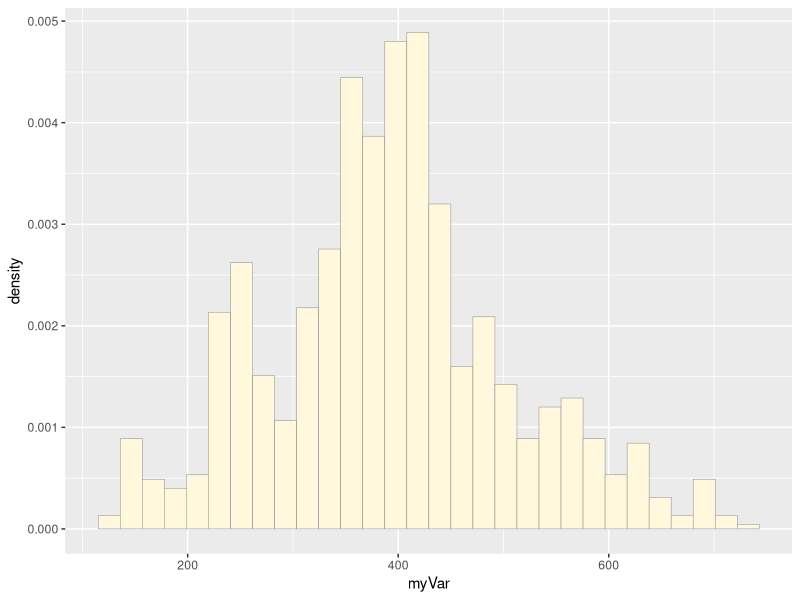
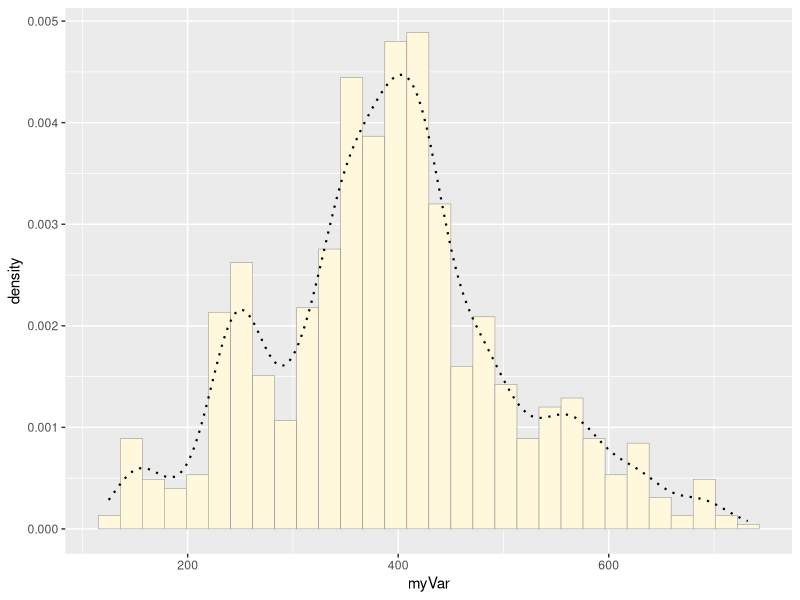
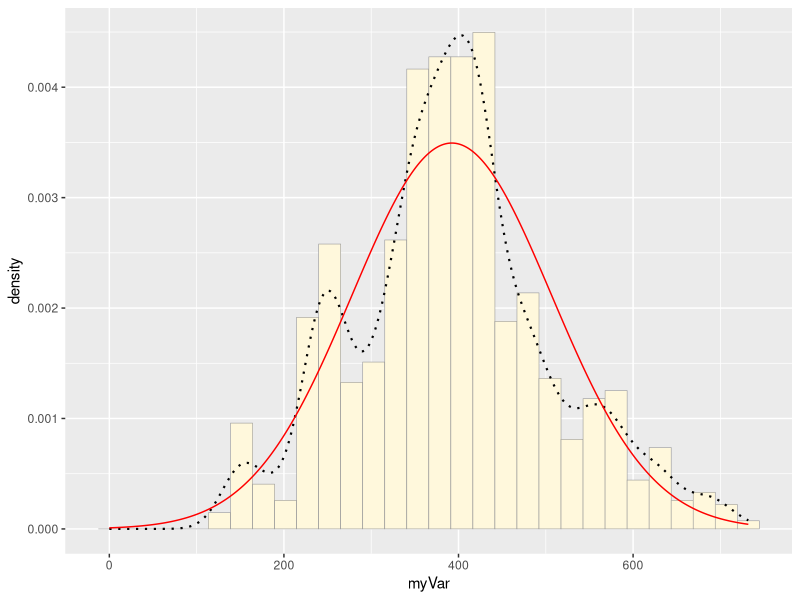
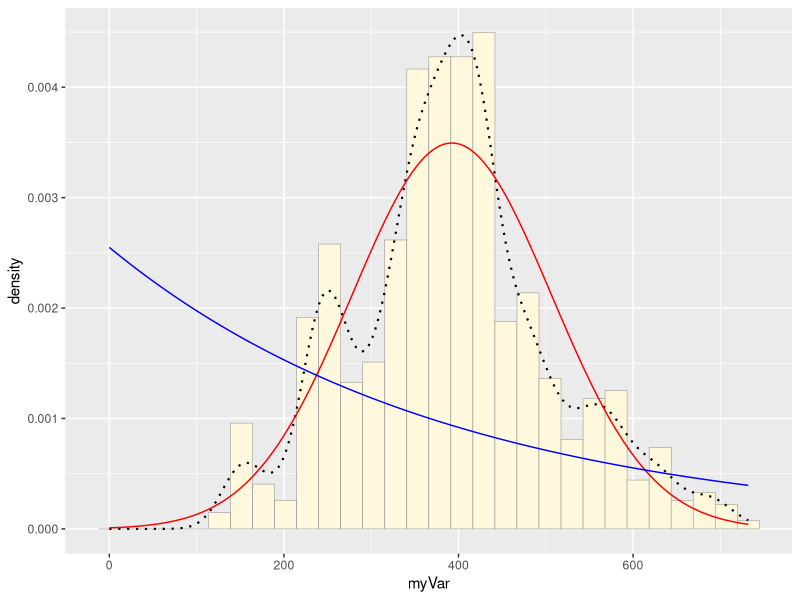
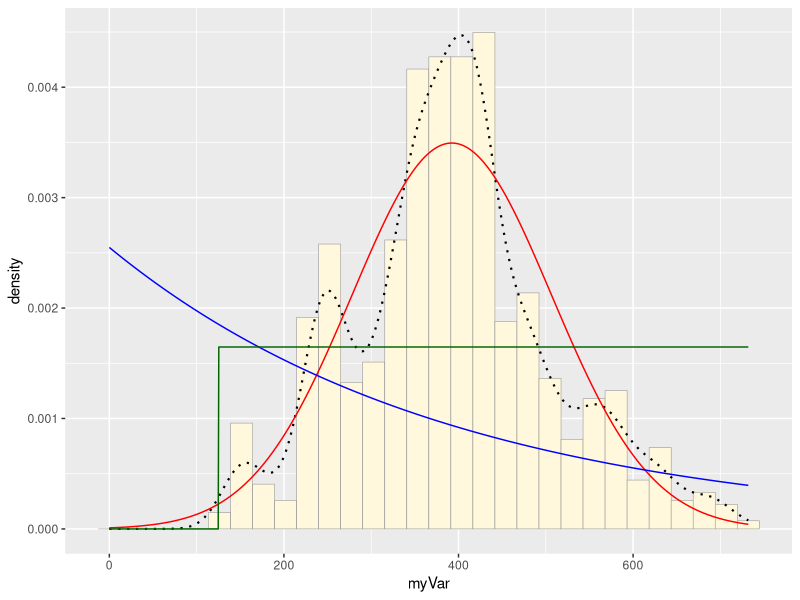
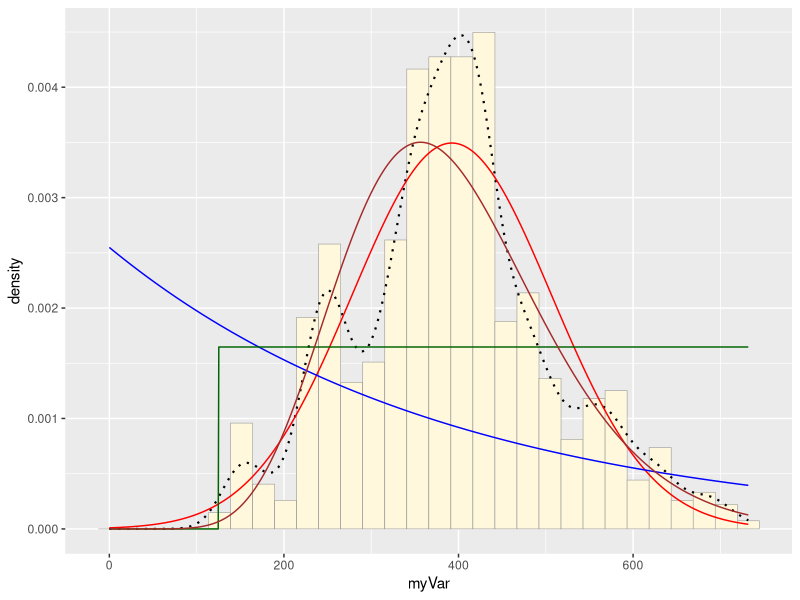
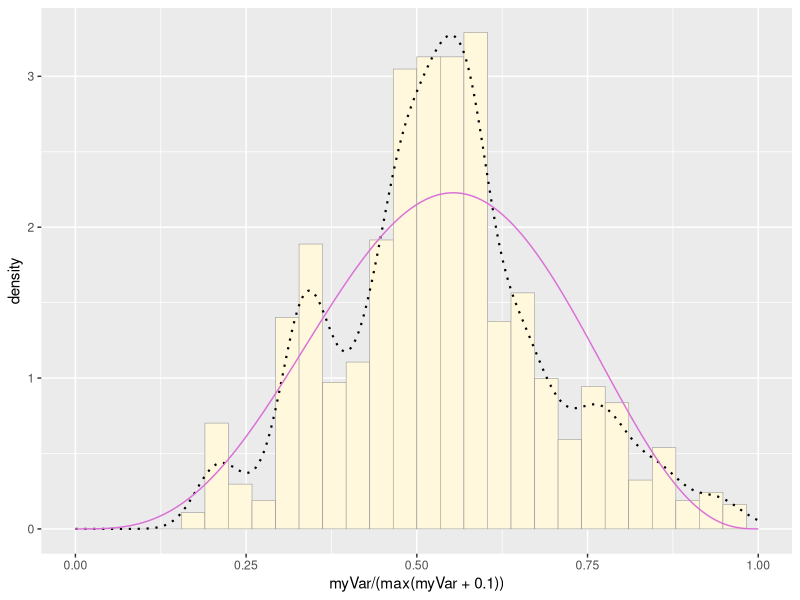
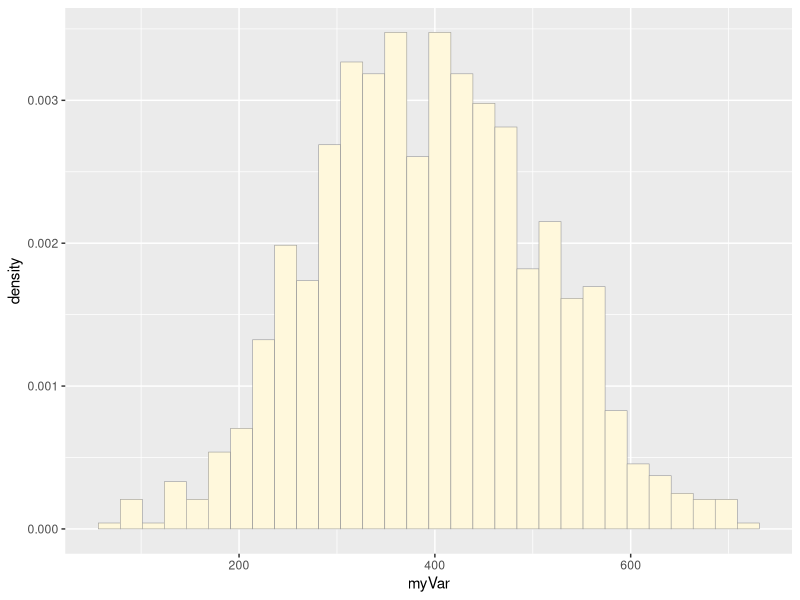

The R script that drew these images, in order:
## ---- chunk 1

library(ggplot2) # for graphics
library(MASS) # for maximum likelihood estimation

# Code chunk # 1: Read in data vector
# quick and dirty, a truncated normal distribution to work on the solution set

# z <- rnorm(n=3000,mean=0.2)
# z <- data.frame(1:3000,z)
# names(z) <- list("ID","myVar")
# z <- z[z$myVar>0,]
# str(z)
# summary(z$myVar)

## ---- chunk 2
# z <- read.table("MyDataFile.csv",header=TRUE,sep=",")
# str(z)
# summary(z)

# This is freshwater drum total length data (along with depth data where the drum were captured) that were collected from Lake Erie using a bottom trawl. 
z <- read.table("DrumLengths.csv",header=TRUE,sep=",")
str(z)
summary(z)

## ---- chunk 3
p1 <- ggplot(data=z, aes(x=myVar, y=..density..)) +
  geom_histogram(color="grey60",fill="cornsilk",size=0.2) 
print(p1)
## ---- chunk 4
p1 <-  p1 +  geom_density(linetype="dotted",size=0.75)
print(p1)
## ---- chunk 5
normPars <- fitdistr(z$myVar,"normal")
print(normPars)
str(normPars)
normPars$estimate["mean"] # note structure of getting a named attribute
## ---- chunk 6
meanML <- normPars$estimate["mean"]
sdML <- normPars$estimate["sd"]

xval <- seq(0,max(z$myVar),len=length(z$myVar))

stat <- stat_function(aes(x = xval, y = ..y..), fun = dnorm, colour="red", n = length(z$myVar), args = list(mean = meanML, sd = sdML))
p1 + stat
## ---- chunk 7
expoPars <- fitdistr(z$myVar,"exponential")
rateML <- expoPars$estimate["rate"]

stat2 <- stat_function(aes(x = xval, y = ..y..), fun = dexp, colour="blue", n = length(z$myVar), args = list(rate=rateML))
p1 + stat + stat2
## ---- chunk 8
stat3 <- stat_function(aes(x = xval, y = ..y..), fun = dunif, colour="darkgreen", n = length(z$myVar), args = list(min=min(z$myVar), max=max(z$myVar)))
p1 + stat + stat2 + stat3
## ---- chunk 9
gammaPars <- fitdistr(z$myVar,"gamma")
shapeML <- gammaPars$estimate["shape"]
rateML <- gammaPars$estimate["rate"]

stat4 <- stat_function(aes(x = xval, y = ..y..), fun = dgamma, colour="brown", n = length(z$myVar), args = list(shape=shapeML, rate=rateML))
p1 + stat + stat2 + stat3 + stat4
## ---- chunk 10
pSpecial <- ggplot(data=z, aes(x=myVar/(max(myVar + 0.1)), y=..density..)) +
  geom_histogram(color="grey60",fill="cornsilk",size=0.2) + 
  xlim(c(0,1)) +
  geom_density(size=0.75,linetype="dotted")

betaPars <- fitdistr(x=z$myVar/max(z$myVar + 0.1),start=list(shape1=1,shape2=2),"beta")
shape1ML <- betaPars$estimate["shape1"]
shape2ML <- betaPars$estimate["shape2"]

statSpecial <- stat_function(aes(x = xval, y = ..y..), fun = dbeta, colour="orchid", n = length(z$myVar), args = list(shape1=shape1ML,shape2=shape2ML))
pSpecial + statSpecial
## ---- chunk 11
## Simulate new freshwater drum length data with the same length as the original data set (n = 1075)
set.seed(25) 

# get the length of the original data
n <- length(z$myVar)

# get the mean and sd to generate random data
z2 <- rnorm(n, mean = normPars$estimate["mean"], sd = normPars$estimate["sd"])

# make this into a dataframe
z2 <- data.frame(1:1075,z2)

# make column names similar to original data
names(z2) <- list("ID","myVar")
z2 <- z2[z2$myVar>0,]
str(z2)
summary(z2$myVar)

# make a histogram plot of the simulated data
p2 <- ggplot(data=z2, aes(x=myVar, y=..density..)) +
  geom_histogram(color="grey60",fill="cornsilk",size=0.2) 
print(p2)

# Code Chunk # 3: add empirical density curve
p2 <-  p2 +  geom_density(linetype="dotted",size=0.75)
print(p2)

# Code Chunk # 4: Get maximum likelihood parameters for normal distribution for the simulated data
normPars2 <- fitdistr(z2$myVar,"normal")
print(normPars2)
str(normPars2)
normPars2$estimate["mean"] # note structure of getting a named attribute

# Code Chunk # 5: Plot normal probability density for the simulated data
meanML2 <- normPars2$estimate["mean"]
sdML2 <- normPars2$estimate["sd"]

xval2 <- seq(0,max(z2$myVar),len=length(z2$myVar))

stat2 <- stat_function(aes(x = xval2, y = ..y..), fun = dnorm, colour="red", n = length(z2$myVar), args = list(mean = meanML2, sd = sdML2))

# simulated data
p2 + stat2

# raw drum data
p1 + stat

